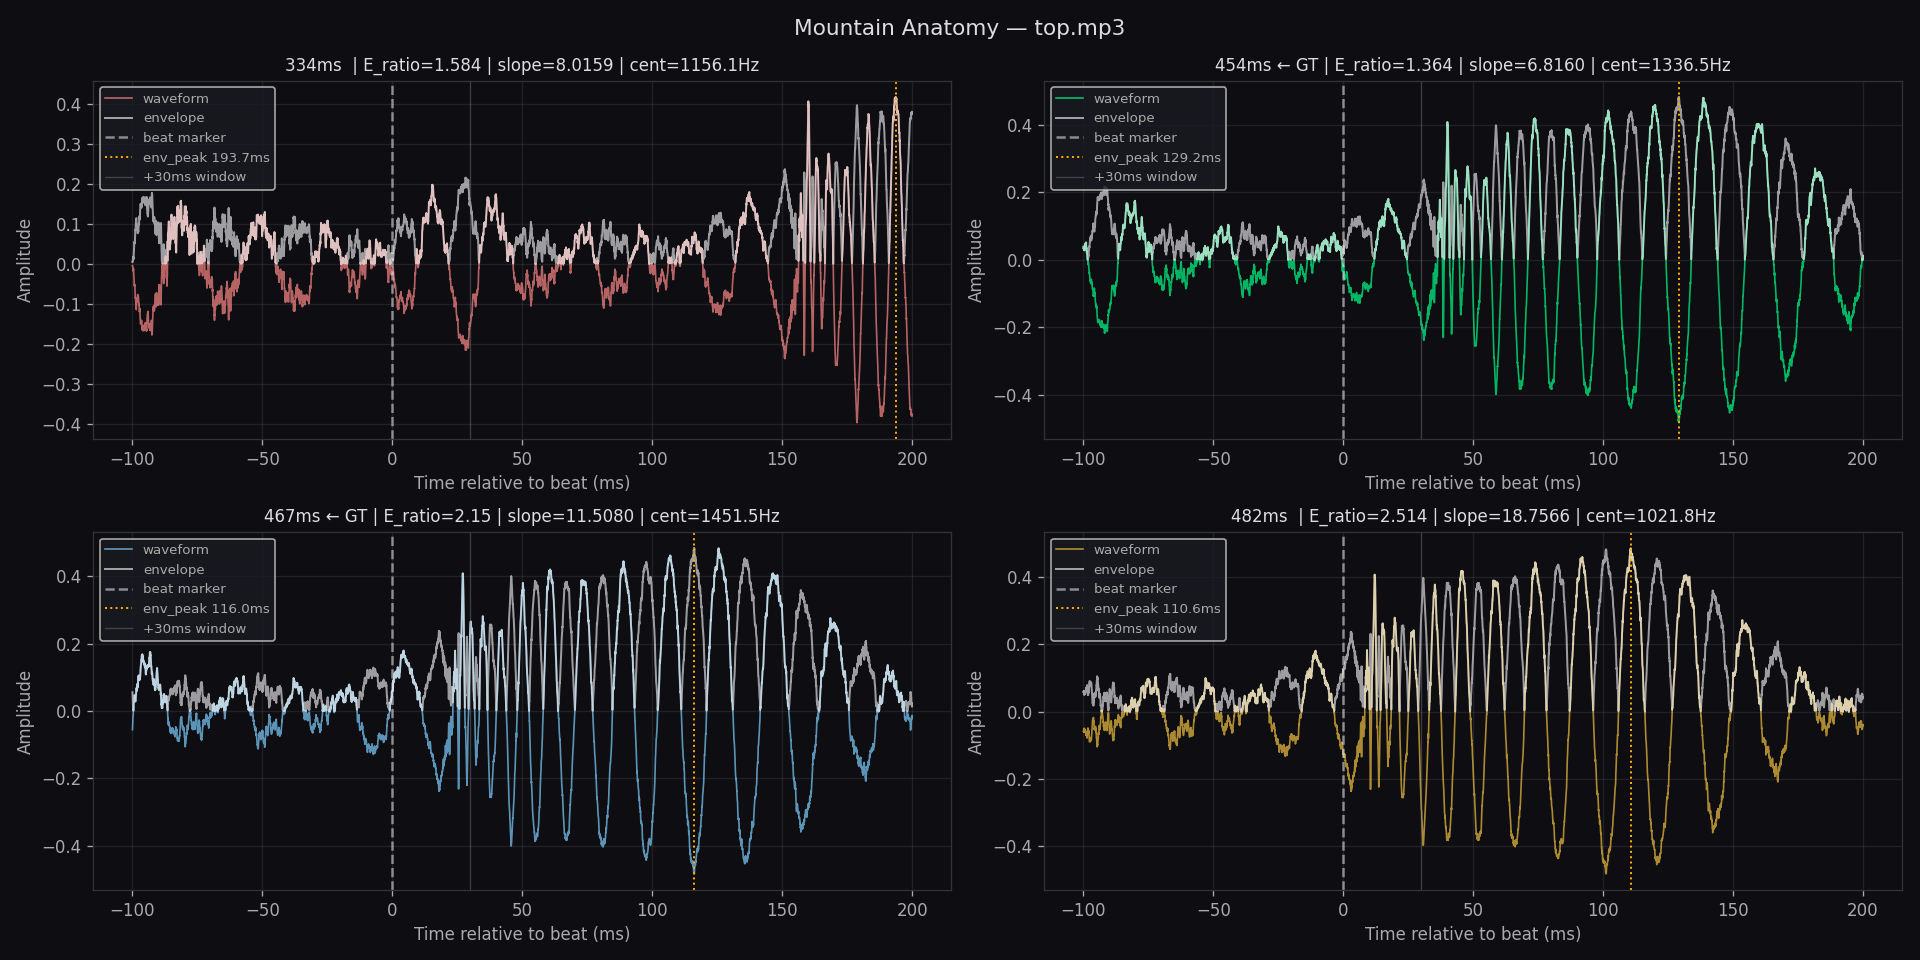

The script that saved this image:
"""
mountain_anatomy.py
===================
Per-candidate anatomy table cho top.mp3.

Với mỗi candidate offset (334, 454, 467, 482ms), log:
  peak_ms               : offset candidate
  height                : sharpness(smoothed) tại offset đó
  area                  : tích phân smoothed curve ±50ms quanh peak
  template_peak_time    : thời điểm max amplitude trong raw template (ms từ beat)
  template_peak_amp     : giá trị max amplitude đó
  env_peak_time         : thời điểm max envelope trong |template| (ms từ beat)
  env_peak_amp          : giá trị max envelope đó
  energy_before_0ms     : RMS của template tại [-100ms, 0ms]
  energy_after_0ms      : RMS của template tại [0ms, +30ms]
  e_ratio               : energy_after / energy_before (contrast)
  cumul_slope           : slope của cumulative energy trong [0ms, +30ms]
                          (Gemini metric: đột biến sau beat → cao)
  centroid_frequency    : spectral centroid của right window [0, +30ms]
  spectral_rolloff      : 85% rolloff frequency của right window
  spectral_flux         : mean absolute diff của spectrum giữa left và right window

Chạy:
    python mountain_anatomy.py top.mp3 122.998
"""

import sys
import numpy as np
import librosa
import matplotlib
matplotlib.use("Agg")
import matplotlib.pyplot as plt
from scipy.ndimage import uniform_filter1d

# ─────────────────────────────────────────────────────────────────────────────
# CONFIG
# ─────────────────────────────────────────────────────────────────────────────
PRE_MS       = 100
POST_MS      = 200
SMOOTH_SIZE  = 5
CANDIDATES   = [334, 454, 467, 482]   # ms — từ Step 1 của family vote
GT_OFFSET    = 465                     # ms

# ─────────────────────────────────────────────────────────────────────────────
# BUILD TEMPLATE
# ─────────────────────────────────────────────────────────────────────────────
def get_template(y, sr, bpm, offset_ms):
    beat_len = 60.0 / bpm
    seg_smp  = int((PRE_MS + POST_MS) / 1000 * sr)
    off_s    = offset_ms / 1000.0
    segs = []
    for t in np.arange(off_s, len(y)/sr - beat_len, beat_len):
        s = int((t - PRE_MS / 1000) * sr)
        e = s + seg_smp
        if s >= 0 and e <= len(y):
            chunk = y[s:e]
            if np.abs(chunk).max() > 0.01:
                segs.append(chunk)
    return np.mean(segs, axis=0) if segs else None, len(segs)


def sharpness_val(tmpl, sr):
    beat_idx = int(PRE_MS / (PRE_MS + POST_MS) * len(tmpl))
    win      = int(0.02 * sr)   # 20ms
    left     = tmpl[beat_idx - win : beat_idx]
    right    = tmpl[beat_idx      : beat_idx + win]
    return float(np.var(right) / (np.var(left) + 1e-10))


# ─────────────────────────────────────────────────────────────────────────────
# SHARPNESS CURVE (để lấy height và area)
# ─────────────────────────────────────────────────────────────────────────────
def build_sharpness_curve(y, sr, bpm):
    beat_len = 60.0 / bpm
    beat_ms  = beat_len * 1000
    seg_smp  = int((PRE_MS + POST_MS) / 1000 * sr)

    def stack(offset_ms):
        off_s = offset_ms / 1000.0
        segs  = []
        for t in np.arange(off_s, len(y)/sr - beat_len, beat_len):
            s = int((t - PRE_MS/1000) * sr)
            e = s + seg_smp
            if s >= 0 and e <= len(y):
                chunk = y[s:e]
                if np.abs(chunk).max() > 0.01:
                    segs.append(chunk)
        return np.mean(segs, axis=0) if segs else None

    offsets = np.arange(0, int(beat_ms), 1)
    sharp   = np.array([sharpness_val(stack(o), sr) if stack(o) is not None else 0.0
                        for o in offsets])
    smoothed = uniform_filter1d(sharp, size=SMOOTH_SIZE)
    return offsets, smoothed


# ─────────────────────────────────────────────────────────────────────────────
# ANATOMY của một candidate
# ─────────────────────────────────────────────────────────────────────────────
def anatomy(y, sr, bpm, offset_ms, offsets, smoothed):
    tmpl, n_beats = get_template(y, sr, bpm, offset_ms)
    if tmpl is None:
        return None

    beat_idx  = int(PRE_MS / (PRE_MS + POST_MS) * len(tmpl))
    time_axis = np.linspace(-PRE_MS, POST_MS, len(tmpl))   # ms
    ms_per_sample = (PRE_MS + POST_MS) / len(tmpl)

    # ── Height và Area từ smoothed curve ──────────────────────────────────
    idx = int(np.argmin(np.abs(offsets - offset_ms)))
    height = float(smoothed[idx])

    # area = tích phân smoothed ±50ms quanh candidate
    lo = max(0, idx - 50)
    hi = min(len(smoothed) - 1, idx + 50)
    area = float(np.trapz(smoothed[lo:hi+1]))

    # ── Template peak ──────────────────────────────────────────────────────
    tmpl_peak_idx  = int(np.argmax(np.abs(tmpl)))
    tmpl_peak_time = float(time_axis[tmpl_peak_idx])
    tmpl_peak_amp  = float(np.abs(tmpl[tmpl_peak_idx]))

    # ── Envelope peak ──────────────────────────────────────────────────────
    env = np.abs(tmpl)
    env_peak_idx  = int(np.argmax(env))
    env_peak_time = float(time_axis[env_peak_idx])
    env_peak_amp  = float(env[env_peak_idx])

    # ── Energy windows ────────────────────────────────────────────────────
    # before: [-100ms, 0ms] = [:beat_idx]
    # after:  [0ms, +30ms]
    after_30ms = beat_idx + int(30 / ms_per_sample)
    before_win = tmpl[:beat_idx]
    after_win  = tmpl[beat_idx : after_30ms]

    energy_before = float(np.sqrt(np.mean(before_win**2)))
    energy_after  = float(np.sqrt(np.mean(after_win**2)))
    e_ratio       = energy_after / (energy_before + 1e-10)

    # ── Cumulative energy slope (Gemini metric) ────────────────────────────
    # Tích lũy energy**2 từ beat_idx đến after_30ms, lấy slope tuyến tính
    after_energy = after_win**2
    cumul         = np.cumsum(after_energy)
    if len(cumul) > 1:
        x_norm    = np.arange(len(cumul)) / len(cumul)
        cumul_slope = float(np.polyfit(x_norm, cumul, 1)[0])
    else:
        cumul_slope = 0.0

    # ── Spectral features của right window [0, +30ms] ─────────────────────
    win_samples = max(len(after_win), 64)
    after_padded = np.pad(after_win, (0, max(0, win_samples - len(after_win))))

    # Left window tương đương để tính flux
    left_30ms = beat_idx - int(30 / ms_per_sample)
    left_win  = tmpl[max(0, left_30ms) : beat_idx]
    left_padded = np.pad(left_win, (0, max(0, win_samples - len(left_win))))

    n_fft = min(512, win_samples)
    freqs = np.fft.rfftfreq(n_fft, d=1/sr)

    spec_right = np.abs(np.fft.rfft(after_padded[:n_fft]))
    spec_left  = np.abs(np.fft.rfft(left_padded[:n_fft]))

    # Centroid
    spec_sum = spec_right.sum() + 1e-10
    centroid  = float(np.sum(freqs * spec_right) / spec_sum)

    # Rolloff 85%
    cumul_spec = np.cumsum(spec_right)
    rolloff_idx = np.searchsorted(cumul_spec, 0.85 * cumul_spec[-1])
    rolloff = float(freqs[min(rolloff_idx, len(freqs)-1)])

    # Spectral flux
    flux = float(np.mean(np.abs(spec_right - spec_left)))

    return {
        "peak_ms"           : offset_ms,
        "n_beats"           : n_beats,
        "height"            : round(height, 4),
        "area"              : round(area, 2),
        "template_peak_time": round(tmpl_peak_time, 1),
        "template_peak_amp" : round(tmpl_peak_amp, 4),
        "env_peak_time"     : round(env_peak_time, 1),
        "env_peak_amp"      : round(env_peak_amp, 4),
        "energy_before_0ms" : round(energy_before, 5),
        "energy_after_0ms"  : round(energy_after, 5),
        "e_ratio"           : round(e_ratio, 3),
        "cumul_slope"       : round(cumul_slope, 6),
        "centroid_hz"       : round(centroid, 1),
        "spectral_rolloff"  : round(rolloff, 1),
        "spectral_flux"     : round(flux, 5),
        "tmpl"              : tmpl,   # giữ lại để plot
    }


# ─────────────────────────────────────────────────────────────────────────────
# MAIN
# ─────────────────────────────────────────────────────────────────────────────
def run(path, bpm, gt_offset=GT_OFFSET):
    print(f"\n{'='*70}")
    print(f"MOUNTAIN ANATOMY: {path}  BPM={bpm}  GT={gt_offset}ms")
    print(f"{'='*70}\n")

    y, sr = librosa.load(path, mono=True)

    print("Building sharpness curve (full song)...")
    offsets, smoothed = build_sharpness_curve(y, sr, bpm)
    print("Done.\n")

    results = []
    for c in CANDIDATES:
        print(f"  Extracting anatomy @ {c}ms...")
        r = anatomy(y, sr, bpm, c, offsets, smoothed)
        if r:
            results.append(r)

    # ── PRINT TABLE ───────────────────────────────────────────────────────
    metrics = [
        ("peak_ms",            "peak_ms",           "ms"),
        ("height",             "height",             ""),
        ("area",               "area",               ""),
        ("template_peak_time", "tmpl_peak_t",        "ms"),
        ("template_peak_amp",  "tmpl_peak_amp",      ""),
        ("env_peak_time",      "env_peak_t",         "ms"),
        ("env_peak_amp",       "env_peak_amp",       ""),
        ("energy_before_0ms",  "E_before",           "RMS"),
        ("energy_after_0ms",   "E_after[0-30ms]",   "RMS"),
        ("e_ratio",            "E_ratio(after/bef)", ""),
        ("cumul_slope",        "cumul_slope[Gemini]",""),
        ("centroid_hz",        "centroid_hz",        "Hz"),
        ("spectral_rolloff",   "rolloff_85%",        "Hz"),
        ("spectral_flux",      "spectral_flux",      ""),
    ]

    header = f"\n{'Metric':<26}" + "".join(f"{r['peak_ms']:>12}ms" for r in results)
    print(header)
    print("-" * (26 + 14 * len(results)))
    for key, label, unit in metrics:
        row = f"{label:<26}"
        vals = [r[key] for r in results]
        # highlight max với dấu *
        try:
            max_val = max(vals)
            for v in vals:
                marker = "*" if v == max_val else " "
                row += f"{str(v)+unit:>13}{marker}"
        except Exception:
            for v in vals:
                row += f"{str(v)+unit:>14}"
        print(row)

    # Tóm tắt GT-relevant metrics
    print(f"\n{'='*50}")
    print("SUMMARY — Which candidate looks most like a downbeat?")
    print(f"{'='*50}")
    for r in results:
        flag = " ← closest to GT" if abs(r["peak_ms"] - gt_offset) < 15 else ""
        print(f"  {r['peak_ms']}ms{flag}")
        print(f"    E_ratio (after/before) : {r['e_ratio']} {'← high contrast' if r['e_ratio'] == max(x['e_ratio'] for x in results) else ''}")
        print(f"    cumul_slope [Gemini]   : {r['cumul_slope']} {'← steepest onset' if r['cumul_slope'] == max(x['cumul_slope'] for x in results) else ''}")
        print(f"    centroid_hz            : {r['centroid_hz']} Hz {'← lowest freq' if r['centroid_hz'] == min(x['centroid_hz'] for x in results) else ''}")
        print(f"    spectral_flux          : {r['spectral_flux']}")

    # ── PLOT: 4 templates + anatomy markers ───────────────────────────────
    fig, axes = plt.subplots(2, 2, figsize=(16, 8))
    fig.patch.set_facecolor('#0d0d12')
    fig.suptitle(f"Mountain Anatomy — {path}", color='#ddd', fontsize=13)

    colors = ['#ff8888', '#00ff88', '#7ecfff', '#f0c040']
    time_axis_ref = np.linspace(-PRE_MS, POST_MS,
                                 int((PRE_MS + POST_MS) / 1000 * sr))

    for ax, r, col in zip(axes.flat, results, colors):
        tmpl = r["tmpl"]
        t    = np.linspace(-PRE_MS, POST_MS, len(tmpl))
        env  = np.abs(tmpl)

        ax.set_facecolor('#0d0d12')
        ax.grid(alpha=0.12)
        ax.tick_params(colors='#aaa')
        for sp in ax.spines.values(): sp.set_color('#333')

        ax.plot(t, tmpl, color=col, lw=1.0, alpha=0.7, label='waveform')
        ax.plot(t, env,  color='white', lw=1.2, alpha=0.6, label='envelope')
        ax.axvline(x=0,                    color='white',   lw=1.5, ls='--', alpha=0.5, label='beat marker')
        ax.axvline(x=r["env_peak_time"],   color='#ffaa00', lw=1.2, ls=':',  label=f"env_peak {r['env_peak_time']}ms")
        ax.axvline(x=30,                   color='#888',    lw=0.8, ls='-',  alpha=0.4, label='+30ms window')

        flag = "← GT" if abs(r["peak_ms"] - gt_offset) < 15 else ""
        ax.set_title(
            f"{r['peak_ms']}ms {flag} | E_ratio={r['e_ratio']} | slope={r['cumul_slope']:.4f} | cent={r['centroid_hz']}Hz",
            color='#ddd', fontsize=10
        )
        ax.set_xlabel("Time relative to beat (ms)", color='#aaa')
        ax.set_ylabel("Amplitude", color='#aaa')
        ax.legend(fontsize=8, facecolor='#1a1a22', labelcolor='#aaa')

    plt.tight_layout()
    out = "mountain_anatomy.png"
    plt.savefig(out, dpi=120, facecolor='#0d0d12')
    plt.close("all")
    print(f"\nPlot saved → {out}")


if __name__ == "__main__":
    if len(sys.argv) < 3:
        print("Usage: python mountain_anatomy.py <file.mp3> <bpm> [gt_offset_ms]")
        sys.exit(1)
    path      = sys.argv[1]
    bpm       = float(sys.argv[2])
    gt_offset = float(sys.argv[3]) if len(sys.argv) > 3 else GT_OFFSET
    run(path, bpm, gt_offset)
